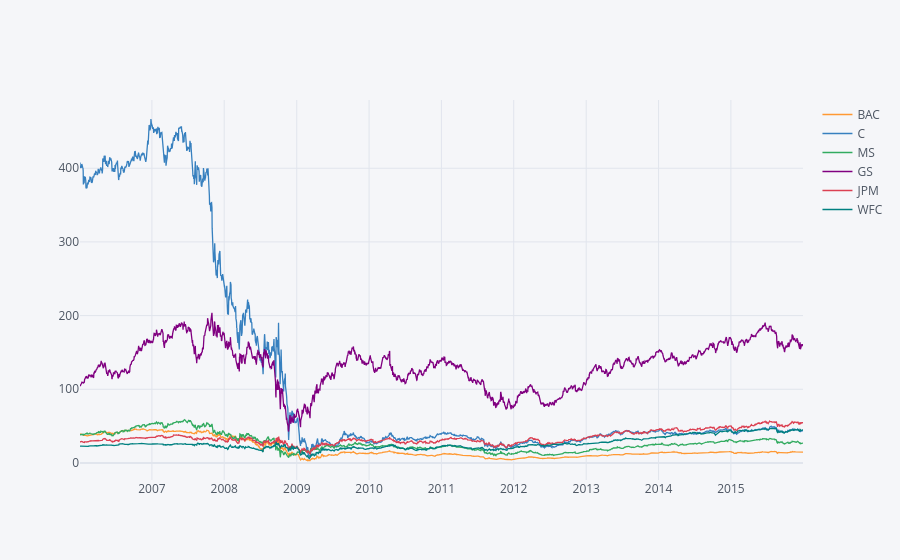

Notebook code for this chart:
### Code cell
bank_stocks_df.xs(key="Close", level="Stock_Info", axis=1).iplot()

### Figure 1 — Plotly figure (JSON) as saved in the notebook; plotly's stock layout.template omitted (floating-point values rounded to 4 significant figures; data arrays with more than 128 entries replaced by an {"elided": "..."} marker saying what was removed)
{"data": [{"line": {"color": "rgba(255, 153, 51, 1.0)", "dash": "solid", "shape": "linear", "width": 1.3}, "mode": "lines", "name": "BAC", "text": "", "type": "scatter", "x": {"elided": "2517 str values"}, "y": {"elided": "2517 float values"}}, {"line": {"color": "rgba(55, 128, 191, 1.0)", "dash": "solid", "shape": "linear", "width": 1.3}, "mode": "lines", "name": "C", "text": "", "type": "scatter", "x": {"elided": "2517 str values"}, "y": {"elided": "2517 float values"}}, {"line": {"color": "rgba(50, 171, 96, 1.0)", "dash": "solid", "shape": "linear", "width": 1.3}, "mode": "lines", "name": "MS", "text": "", "type": "scatter", "x": {"elided": "2517 str values"}, "y": {"elided": "2517 mixed values"}}, {"line": {"color": "rgba(128, 0, 128, 1.0)", "dash": "solid", "shape": "linear", "width": 1.3}, "mode": "lines", "name": "GS", "text": "", "type": "scatter", "x": {"elided": "2517 str values"}, "y": {"elided": "2517 float values"}}, {"line": {"color": "rgba(219, 64, 82, 1.0)", "dash": "solid", "shape": "linear", "width": 1.3}, "mode": "lines", "name": "JPM", "text": "", "type": "scatter", "x": {"elided": "2517 str values"}, "y": {"elided": "2517 float values"}}, {"line": {"color": "rgba(0, 128, 128, 1.0)", "dash": "solid", "shape": "linear", "width": 1.3}, "mode": "lines", "name": "WFC", "text": "", "type": "scatter", "x": {"elided": "2517 str values"}, "y": {"elided": "2517 float values"}}], "layout": {"legend": {"bgcolor": "#F5F6F9", "font": {"color": "#4D5663"}}, "paper_bgcolor": "#F5F6F9", "plot_bgcolor": "#F5F6F9", "title": {"font": {"color": "#4D5663"}}, "xaxis": {"gridcolor": "#E1E5ED", "showgrid": true, "tickfont": {"color": "#4D5663"}, "title": {"font": {"color": "#4D5663"}, "text": ""}, "zerolinecolor": "#E1E5ED"}, "yaxis": {"gridcolor": "#E1E5ED", "showgrid": true, "tickfont": {"color": "#4D5663"}, "title": {"font": {"color": "#4D5663"}, "text": ""}, "zerolinecolor": "#E1E5ED"}}}
